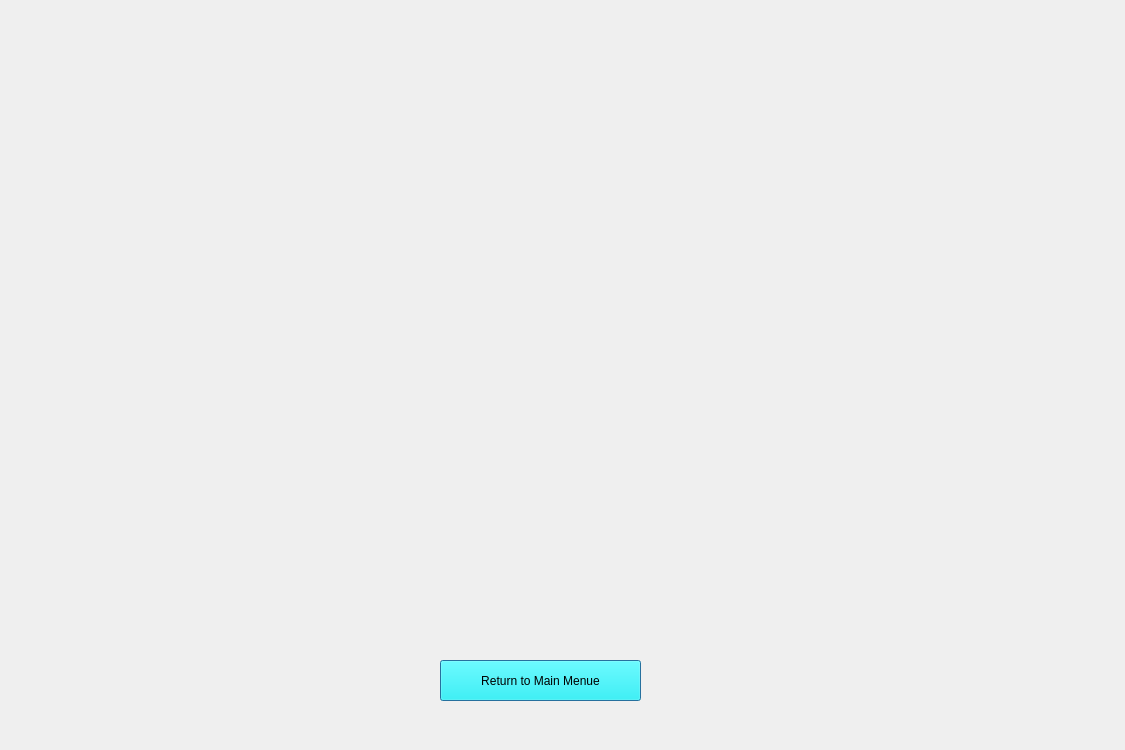
<?xml version="1.0" encoding="UTF-8"?>
<ui version="4.0">
 <class>LostWindow</class>
 <widget class="QDialog" name="LostWindow">
  <property name="geometry">
   <rect>
    <x>0</x>
    <y>0</y>
    <width>1125</width>
    <height>750</height>
   </rect>
  </property>
  <property name="windowTitle">
   <string>Dialog</string>
  </property>
  <widget class="QLabel" name="returnmenulabel">
   <property name="geometry">
    <rect>
     <x>0</x>
     <y>0</y>
     <width>1121</width>
     <height>751</height>
    </rect>
   </property>
   <property name="text">
    <string/>
   </property>
  </widget>
  <widget class="QPushButton" name="pushButton">
   <property name="geometry">
    <rect>
     <x>440</x>
     <y>660</y>
     <width>201</width>
     <height>41</height>
    </rect>
   </property>
   <property name="palette">
    <palette>
     <active>
      <colorrole role="Button">
       <brush brushstyle="SolidPattern">
        <color alpha="255">
         <red>0</red>
         <green>255</green>
         <blue>255</blue>
        </color>
       </brush>
      </colorrole>
     </active>
     <inactive>
      <colorrole role="Button">
       <brush brushstyle="SolidPattern">
        <color alpha="255">
         <red>0</red>
         <green>255</green>
         <blue>255</blue>
        </color>
       </brush>
      </colorrole>
     </inactive>
     <disabled>
      <colorrole role="Button">
       <brush brushstyle="SolidPattern">
        <color alpha="255">
         <red>0</red>
         <green>255</green>
         <blue>255</blue>
        </color>
       </brush>
      </colorrole>
     </disabled>
    </palette>
   </property>
   <property name="styleSheet">
    <string notr="true">font: 12pt &quot;Times New Roman&quot;;</string>
   </property>
   <property name="text">
    <string>Return to Main Menue</string>
   </property>
  </widget>
 </widget>
 <resources/>
 <connections/>
</ui>
